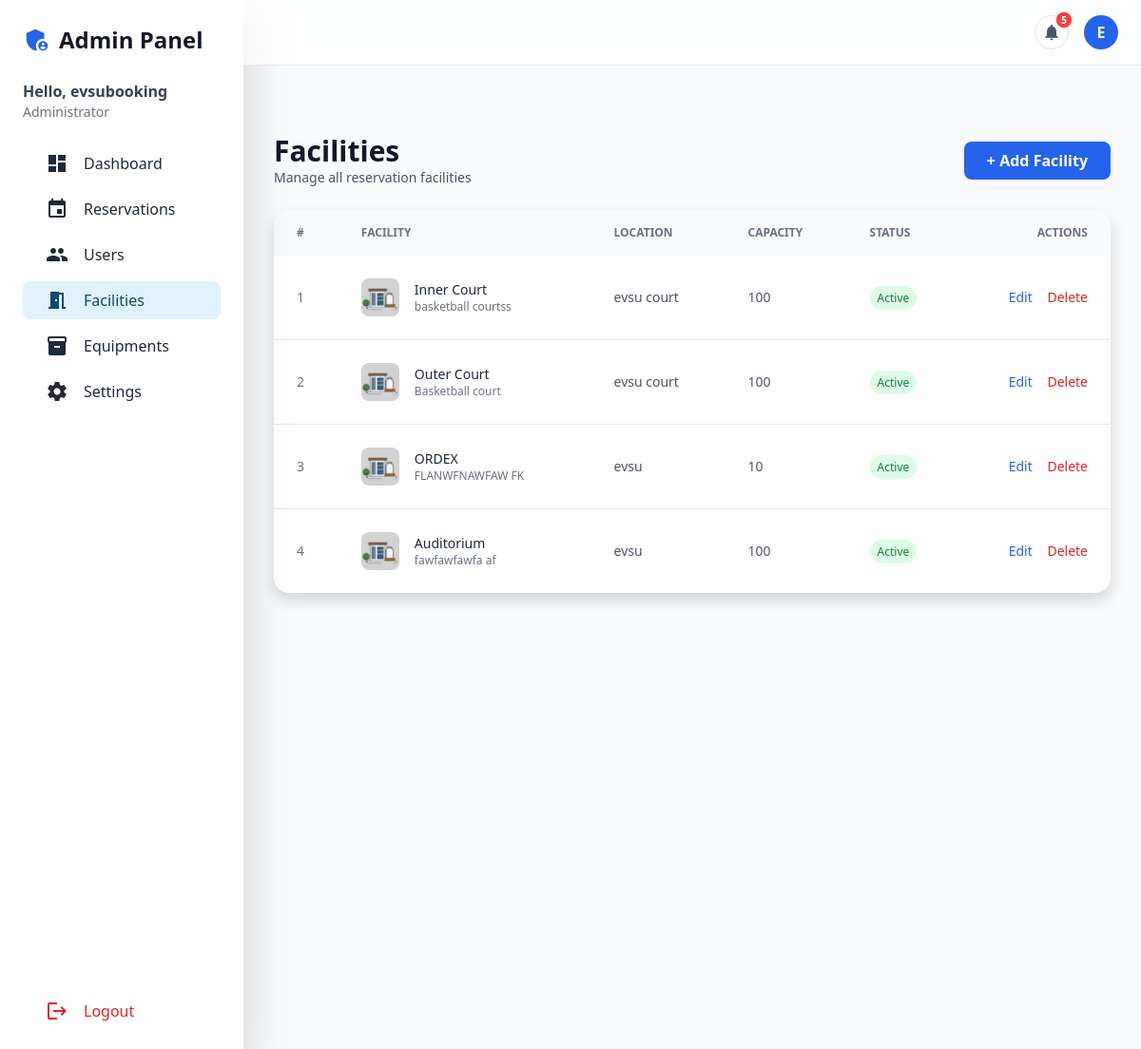
The app's page /admin_facilities/ (signed in) with its own data.
### core/models.py (models this page shows, shortened)
class User(AbstractUser):
    ROLE_CHOICES = [
        ('admin', 'Admin'),
        ('employee', 'Employee'),
        ('student', 'Student'),
    ]
    role = models.CharField(max_length=10, choices=ROLE_CHOICES, default='employee')
    email = models.EmailField(unique=True)
    groups = models.ManyToManyField(
        Group,
        related_name='custom_user_set',
        blank=True,
        verbose_name='groups'
    )
    user_permissions = models.ManyToManyField(
        Permission,
        related_name='custom_user_set_permissions',
        blank=True,
        verbose_name='user permissions'
    )
    USERNAME_FIELD = 'username'
    REQUIRED_FIELDS = ['email']

class Facility(models.Model):
    name = models.CharField(max_length=100)
    description = models.TextField(blank=True)
    location = models.CharField(max_length=100, blank=True)
    capacity = models.PositiveIntegerField(null=True, blank=True)
    image = models.ImageField(
        upload_to='facilities/',
        blank=True,
        null=True,
        default='images/default.jpg'   # ✅ ADD THIS
    )
    is_active = models.BooleanField(default=True)

### core/views.py (the view, shortened to what this page needs)
# urls.py: path('admin_facilities/', views.admin_facilities, name='admin_facilities'),
@login_required
@user_passes_test(is_admin)
def admin_facilities(request):
    facilities = Facility.objects.all().order_by("-id")
    return render(request, "admin/admin_facilities.html", {
        "facilities": facilities
    })

### core/context_processors.py (called while the page is built)
def notifications(request):
    if request.user.is_authenticated:
        count = Notification.objects.filter(user=request.user, is_read=False).count()
    else:
        count = 0
    return {
        'unread_notifications_count': count
    }

### core/views.py (called while the page is built)
def is_admin(user):
    return user.is_authenticated and user.is_superuser

### templates/admin/admin_facilities.html (shortened to what this page needs)
{% extends 'admin/admin_base.html' %}
{% block content %}
<div class="w-full max-w-full sm:max-w-2xl md:max-w-5xl lg:max-w-6xl mx-auto px-3 sm:px-5 py-5 space-y-6">
    <div class="flex flex-col gap-3 md:flex-row md:justify-between md:items-center">
        <div>
            <h2 class="text-xl sm:text-2xl md:text-3xl font-bold text-gray-900">Facilities</h2>
            <p class="text-gray-600 text-sm">Manage all reservation facilities</p>
        </div>
        <button
            data-bs-toggle="modal"
            data-bs-target="#facilityModal"
            onclick="openCreateModal()"
            class="w-full sm:w-auto bg-blue-600 hover:bg-blue-700 text-white font-semibold py-2 px-4 rounded-lg">
            + Add Facility
        </button>
    </div>
    <div class="hidden md:block bg-white shadow rounded-2xl overflow-hidden">
        <table class="w-full text-sm">
            <thead class="bg-gray-50 text-xs uppercase text-gray-500">
                <tr>
                    <th class="px-6 py-3 text-left">#</th>
                    <th class="px-6 py-3 text-left">Facility</th>
                    <th class="px-6 py-3 text-left">Location</th>
                    <th class="px-6 py-3 text-left">Capacity</th>
                    <th class="px-6 py-3 text-left">Status</th>
                    <th class="px-6 py-3 text-right">Actions</th>
                </tr>
            </thead>
            <tbody class="divide-y">
                {% for facility in facilities %}
                <tr class="hover:bg-gray-50">
                    <td class="px-6 py-4 text-gray-500">{{ forloop.counter }}</td>
                    <td class="px-6 py-4">
                        <div class="flex items-center gap-3">
                            <img src="{% if facility.image %}{{ facility.image.url }}{% else %}https://images.unsplash.com/photo-1497366811353-6870744d04b2{% endif %}"
                                 class="w-10 h-10 rounded-lg object-cover">
                            <div>
                                <p class="font-medium">{{ facility.name }}</p>
                                <p class="text-xs text-gray-500 truncate max-w-[200px]">
                                    {{ facility.description|default:"No description" }}
                                </p>
                            </div>
                        </div>
                    </td>
                    <td class="px-6 py-4 text-gray-600">{{ facility.location|default:"N/A" }}</td>
                    <td class="px-6 py-4 text-gray-600">{{ facility.capacity|default:"-" }}</td>
                    <td class="px-6 py-4">
                        {% if facility.is_active %}
                        <span class="bg-green-100 text-green-700 px-2 py-1 text-xs rounded-full">Active</span>
                        {% else %}
                        <span class="bg-red-100 text-red-700 px-2 py-1 text-xs rounded-full">Inactive</span>
                        {% endif %}
                    </td>
                    <td class="px-6 py-4 text-right">
                        <button data-bs-toggle="modal" data-bs-target="#facilityModal"
                            onclick="openEditModal('{{ facility.id }}','{{ facility.name|escapejs }}','{{ facility.location|escapejs }}','{{ facility.capacity }}','{{ facility.description|escapejs }}','{{ facility.is_active }}')"
                            class="text-blue-600 mr-3">
                            Edit
                        </button>
                        <button data-bs-toggle="modal" data-bs-target="#deleteModal"
                            onclick="openDeleteModal('{{ facility.id }}')"
                            class="text-red-600">
                            Delete
                        </button>
                    </td>
                </tr>
                {% endfor %}
            </tbody>
        </table>
    </div>
</div>
{% endblock %}

### templates/admin/admin_base.html (shortened to what this page needs)
<!DOCTYPE html>
<html lang="en">
<head>
    <script src="https://cdn.tailwindcss.com"></script>
    <link href="https://cdn.jsdelivr.net/npm/bootstrap@5.3.3/dist/css/bootstrap.min.css" rel="stylesheet">
</head>
<body class="font-sans text-gray-800 flex">
    <aside class="hidden md:flex flex-col w-64 h-screen bg-white shadow-lg sticky top-0">
        <div class="p-6 flex flex-col h-full">
            <div class="mb-6 flex items-center gap-2">
                <span class="material-icons text-3xl text-blue-600">admin_panel_settings</span>
                <h1 class="text-2xl font-bold text-gray-900">Admin Panel</h1>
            </div>
            <div class="mb-6">
                <p class="font-semibold text-gray-700">Hello, {{ request.user.username }}</p>
                <p class="text-sm text-gray-500">Administrator</p>
            </div>
            <nav class="flex-1 space-y-2">
                <a href="{% url 'admin_dashboard' %}"
                    class="flex items-center gap-3 px-4 py-2 rounded-lg hover:bg-gray-100 {% if request.resolver_match.url_name == 'admin_dashboard' %}active{% endif %}">
                    <span class="material-icons">dashboard</span>
                    Dashboard
                </a>
                <a href="{% url 'admin_reservations' %}"
                    class="flex items-center gap-3 px-4 py-2 rounded-lg hover:bg-gray-100 {% if request.resolver_match.url_name == 'admin_reservations' %}active{% endif %}">
                    <span class="material-icons">event</span>
                    Reservations
                </a>
                <a href="{% url 'admin_users' %}"
                    class="flex items-center gap-3 px-4 py-2 rounded-lg hover:bg-gray-100 {% if request.resolver_match.url_name == 'admin_users' %}active{% endif %}">
                    <span class="material-icons">people</span>
                    Users
                </a>
                <a href="{% url 'admin_facilities' %}"
                    class="flex items-center gap-3 px-4 py-2 rounded-lg hover:bg-gray-100 {% if request.resolver_match.url_name == 'admin_facilities' %}active{% endif %}">
                    <span class="material-icons">meeting_room</span>
                    Facilities
                </a>
                <a href="{% url 'admin_equipments' %}"
                    class="flex items-center gap-3 px-4 py-2 rounded-lg hover:bg-gray-100 {% if request.resolver_match.url_name == 'admin_equipments' %}active{% endif %}">
                    <span class="material-icons">inventory_2</span>
                    Equipments
                </a>
                <a href="{% url 'admin_settings' %}"
                    class="flex items-center gap-3 px-4 py-2 rounded-lg hover:bg-gray-100 {% if request.resolver_match.url_name == 'admin_settings' %}active{% endif %}">
                    <span class="material-icons">settings</span>
                    Settings
                </a>
            </nav>
            <div class="mt-auto">
                <button onclick="openModal()"
                    class="flex items-center gap-3 px-4 py-2 rounded-lg hover:bg-red-50 text-red-600 hover:text-red-700 transition w-full">
                    <span class="material-icons">logout</span>
                    Logout
                </button>
            </div>
        </div>
    </aside>
    <div class="flex-1 flex flex-col min-h-screen">
        <header
            class="sticky top-0 z-40 bg-white/70 backdrop-blur border-b px-4 md:px-10 py-3 flex justify-between items-center">
            <div class="flex items-center gap-3 relative">
                <button type="button" id="notifBtn"
                    class="relative w-9 h-9 rounded-full bg-white border border-gray-200 text-gray-600 flex items-center justify-center hover:bg-gray-50 hover:shadow-sm transition"
                    title="Notifications">
                    <span class="material-icons text-[20px]">
                    </span>
                    {% if unread_notifications_count > 0 %}
                    <span
                        class="absolute -top-1 -right-1 min-w-[16px] h-4 px-1 text-[10px] bg-red-500 text-white rounded-full flex items-center justify-center">
                    </span>
                    {% endif %}
                </button>
                <div class="relative">
                    <button id="profileBtn">
                        <div
                            class="w-9 h-9 rounded-full bg-blue-600 text-white flex items-center justify-center font-semibold">
                            {{ request.user.username|slice:":1"|upper }}
                        </div>
                    </button>
                </div>
            </div>
        </header>
        <main class="flex-1 min-h-screen p-3 md:p-10 mt-2">
            {% block content %}{% endblock %}
        </main>
    </div>
</body>
</html>

### templates/admin/admin_base.html (style rules this page uses)
body { background-color: #f9fafb; }
aside { transition: all 0.3s ease; }
aside a.active { background-color: #e0f2fe; color: #0c4a6e; font-weight: 500; }
main { transition: margin-left 0.3s ease; }

### records on screen
User: user.username "evsubooking", user.username "E"
Facility: image (placeholder picture), name "Inner Court", description "basketball courtss", location "evsu court", capacity "100", is_active "Active"
Facility: image (placeholder picture), name "Outer Court", description "Basketball court", location "evsu court", capacity "100", is_active "Active"
Facility: image (placeholder picture), name "ORDEX", description "FLANWFNAWFAW FK", location "evsu", capacity "10", is_active "Active"
Facility: image (placeholder picture), name "Auditorium", description "fawfawfawfa af", location "evsu", capacity "100", is_active "Active"
